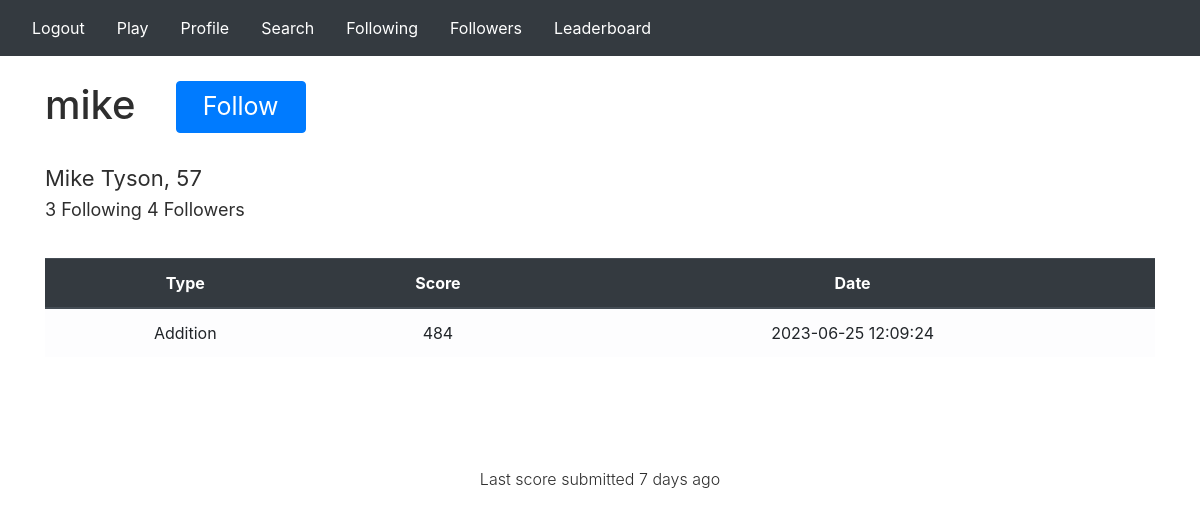
The page /profile/mike (signed in) on the database its author committed.
### Application/models.py (models this page shows)
class User(db.Model, UserMixin):
    id = db.Column(db.Integer, primary_key=True)
    username = db.Column(db.String(150), unique=True)
    name = db.Column(db.String(50), nullable=False)
    dob = db.Column(db.DateTime, nullable=False)
    password = db.Column(db.String(150))

class Score(db.Model):
    id = db.Column(db.Integer, primary_key=True)
    username = db.Column(db.String(50), nullable=True)
    name = db.Column(db.String(50), nullable=False)
    score = db.Column(db.Integer, nullable=False)
    type = db.Column(db.String(50), nullable=False)
    date = db.Column(db.DateTime, nullable=False, default=datetime.utcnow)

### Application/auth.py (the view)
@auth.route('/profile/<username>')
@login_required
def profile(username):
    session = db.session
    userQuery = User.query.filter_by(username=username).first()
    today = date.today()
    dob = userQuery.dob
    age = today.year - dob.year  - ((today.month, today.day) < (dob.month, dob.day))
    scores = Score.query.order_by(Score.score.desc()).filter_by(username=username).limit(15).all()
    for score in scores:
        score.score = int(score.score)
    follows = Follow.query.filter_by(current_user=current_user.username).all()
    usernames = [follow.username for follow in follows]
    followingQuery = Follow.query.filter_by(current_user=username).all()
    following = len(followingQuery)
    followersQuery = Follow.query.filter_by(username=username).all()
    followers = len(followersQuery)
    mostRecent = session.query(Score).order_by(desc(Score.date)).first()
    mostRecent = Score.query.filter_by(username=username).order_by(desc(Score.date)).first()
    current = datetime.now()
    timeDifference = current - mostRecent.date
    mins = int(timeDifference.total_seconds() // 60)
    hours = int(timeDifference.total_seconds() // 3600)
    days = timeDifference.days
    months = int(days / 30)
    if months > 0:
        last = f"{months} month{'s' if months > 1 else ''} ago"
    elif days > 0:
        last = f"{days} day{'s' if days > 1 else ''} ago"
    elif hours > 0:
        last = f"{hours} hour{'s' if hours > 1 else ''} ago"
    else:
        last = f"{mins} minute{'s' if mins > 1 else ''} ago"
    for score in scores:
        score.score = int(score.score)
    return render_template('profile.html', user=current_user, scores=scores, User=User, age=age, last=last, following=following, followers=followers, userQuery=userQuery)

### Application/__init__.py (called while the page is built)
def create_app():
    app = Flask(__name__)
    app.config['SECRET_KEY'] = 'jaqwjeodhoasdh'
    app.config['SQLALCHEMY_DATABASE_URI'] = f'sqlite:///database.db'
    db.init_app(app)
    from .views import views
    from .auth import auth
    app.register_blueprint(views, url_prefix='/')
    app.register_blueprint(auth, url_prefix='/')
    with app.app_context():
        db.create_all()
    login_manager = LoginManager()
    login_manager.login_view = 'auth.login'
    login_manager.init_app(app)
    @login_manager.user_loader
    def load_user(id):
        return User.query.get(int(id))
    return app

### Application/templates/profile.html (shortened to what this page needs)
{% extends "base.html" %}
{% block content %}
<link rel="stylesheet" href="../static/profile.css">
<body>
    <div class="profile">
        <div class="profileHeader">
            <h1>{{ userQuery.username }}</h1>
                <div class="profileButton">
                    <ul style="list-style-type: none;">
                        <li>
                        {% if userQuery.username != current_user.username %}
                            {% if userQuery.username in usernames %}
                                <button class="btn btn-primary profileCheck" style="min-width: 130px;"><a style="color:#ffffff" onclick="FollowOrUnfollow('{{userQuery.username}}')"><div id="{{userQuery.username}}">Unfollow</div></button>
                                {% else %}
                                <button class="btn btn-primary profileCheck" style="min-width: 130px;"><a style="color:#ffffff" onclick="FollowOrUnfollow('{{userQuery.username}}')"><div id="{{userQuery.username}}">Follow</div></button>
                                {% endif %}
                            {% endif%}
                        </li>
                    </ul>
                </div>
            </div>
        <h2>{{ userQuery.name }}, {{ age }}</h2>
        <h3>{{ following }} Following {{ followers }} Followers</h3>
        <h4>Last score submitted {{ last }}</h4>
    </div>
    <div class="profileLeaderboard" style="margin-top: 20px;">
        <table class ="table thead-dark">
            <thead class="thead-dark">
            <tr align="center">
                <th>Type</th>
                <th>Score</th>
                <th>Date</th>
            </tr>
            </thead>
            {% for score in scores %}
            <tr class="table-light" align="center">
                <td>{{ score.type }}</td>
                <td>{{ score.score }}</td>
                <td>{{ score.date.strftime('%Y-%m-%d %H:%M:%S') }}</td>
                </tr>
            {% endfor %}
        </table>
    </div>
</body>
{% endblock %}

### Application/static/styles.css (style rules this page uses)
h4 { font-size: 45px; margin: 0; position: absolute; text-align: center; top: 480px; left: 50%; -ms-transform: translate(-50%, -50%); transform: translate(-50%, -50%); }
.table { margin-top: 30px; }
body { height: 100vh; background: linear-gradient( #e8f0f7 50%;, #4d5bf9 50%; ); }

### Application/static/profile.css (style rules this page uses)
.profileCheck { font-size: 25px; }
h1 { font-size: 40px; color: #2e2e2e; font-weight: 500; }
h2 { font-size: 22px; color: #2e2e2e; font-weight: 400; margin-top: 16px; }
h3 { font-size: 18px; color: #2e2e2e; font-weight: 400; }
h4 { font-size: 16px; color: #2e2e2e; font-weight: 350; }
.profile { display: flex; flex-direction: column; align-items: flex-start; margin-top: 0px; }
.profileHeader { display: flex; gap: -20px; margin-top: 25px; margin-bottom: 0; }
.profileButton { margin-left: auto; }

### rows shown on the page
User: username "mike", name "Mike Tyson"
Score: type "Addition", score "484", date "2023-06-25 12:09:24"

### other values the page prints
{{ following }} "3"
{{ followers }} "4"
